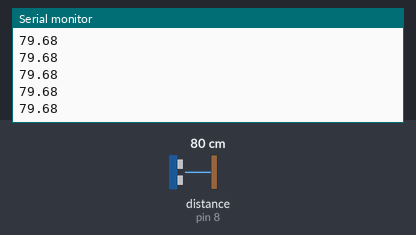
Simulated run of this sketch. Board: Arduino Uno, built with avr-gcc and run on an emulated ATmega328P. Parts: the last lines printed to the serial monitor. Wiring (inferred from the names in the program): ultrasonic range finder: trigger pin 7; echo pin 8. The inputs (shaded band) are chosen by the test bench; at power-on: distance to the obstacle (sensor on pin 8) 80 cm. The echo pulse lasts 58.3 µs per cm.

Above: at 1.2 s.
1.3 s: distance to the obstacle (sensor on pin 8) set to 2 cm
At 2.1 s:
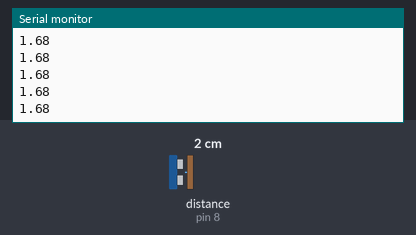
2.8 s: distance to the obstacle (sensor on pin 8) set to 4 cm
At 3.7 s:
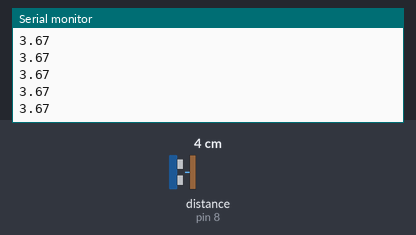
Timing chart, 0 to 5.8 s (numbered marks = the images above; inputs shaded):
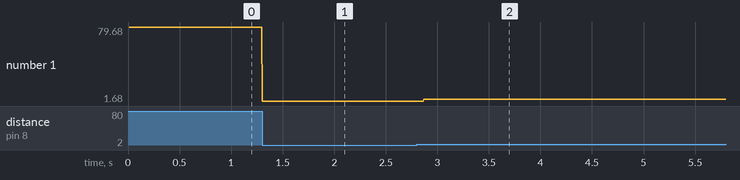

Measured:
- after the input at 1.3 s, the serial monitor: prints a new line at once (image 1)
- after the input at 2.8 s, the serial monitor: prints a new line after 0.07 s (image 2)
- plotted number 1: 79.68 → 1.68 after the input at 1.3 s, 1.68 → 3.67 after the input at 2.8 s

The sketch:

Ultrasonicos.ino
```cpp
long tiempo = 0;
int triger = 7;   // triger
int echo = 8;      // echo
int led = 13;
float distancia = 0;


void setup()
{
  for (int i=0;i<2;i++){
  pinMode(triger, OUTPUT);
  pinMode(echo, INPUT);
  }

  Serial.begin(9600);
}


void loop( )
{

 for(int j=0;j<2;j++){ // lanzamos un pequeño pulso para activar el sensor
  digitalWrite(triger, HIGH);
  delayMicroseconds(10);
  digitalWrite(triger, LOW);

  // medimos el pulso de respuesta
  tiempo = (pulseIn(echo, HIGH)/2); // dividido por 2 por que es el
                                       // tiempo que el sonido tarda
                                       // en ir y en volver
  // ahora calcularemos la distancia en cm
  // sabiendo que el espacio es igual a la velocidad por el tiempo
  // y que la velocidad del sonido es de 343m/s y que el tiempo lo
  // tenemos en millonesimas de segundo
  distancia = float(tiempo * 0.0343);
 }


 float a = distancia;
 Serial.println(a);
}
```
